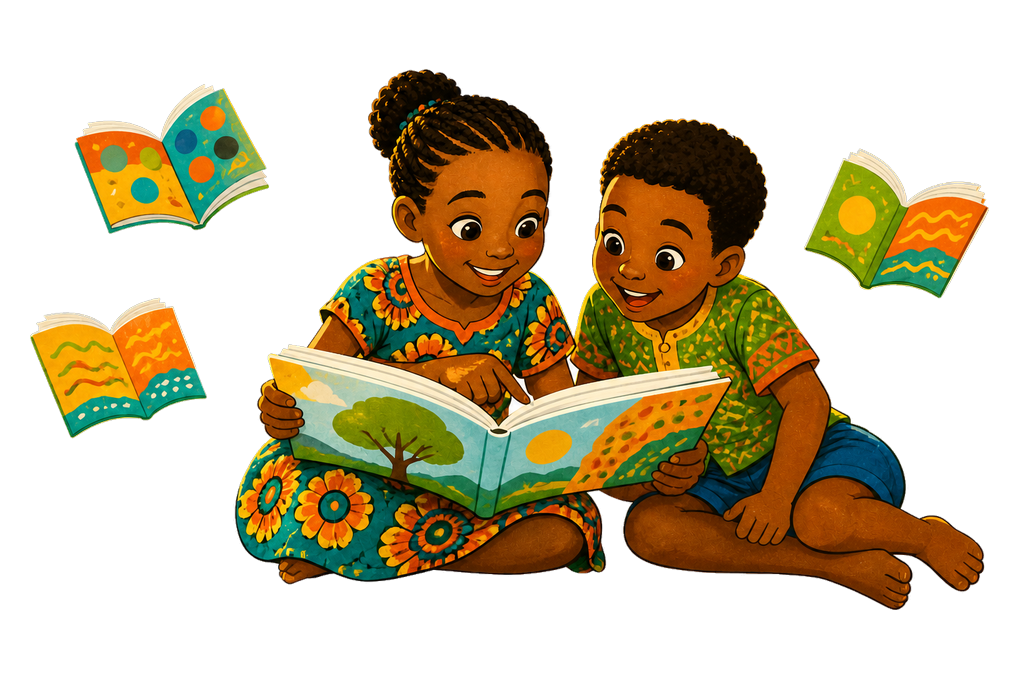
#> input picture assets/images/onboarding/onboarding_read.png, 1020 x 680 px
$ python optimize_png.py
#> lines starting #> are read from the running program, lines starting #| are printed output that depends on the picture
#!/usr/bin/env python3
"""Punguza ukubwa wa PNG za app kwa ajili ya web bundle.

Matumizi:
    python3 tool/optimize_png.py

Huhitaji hoja: orodha ya kazi ipo ndani ya `JOBS` hapa chini.

Kwa nini: taswira za awali zilikuwa 1.4-2.8 MB kila moja (~25 MB jumla),
jambo ambalo lingefanya web bundle kuwa nzito sana kwa mtandao wa Tanzania.
Tunapunguza azimio hadi kile kinachohitajika kwa skrini halisi, kisha
kuhifadhi kwa `optimize=True`.

Inahitaji Pillow: `python3 -m pip install Pillow`.
"""
from __future__ import annotations

from pathlib import Path

from PIL import Image

ROOT = Path(__file__).resolve().parent.parent

# (faili, upana wa lengo) — urefu hufuata uwiano wa picha.
JOBS: list[tuple[str, int]] = [
    # Slide za onboarding — zinaonekana kwa upana wa ~420dp, 900px ni ya kutosha
    # hata kwenye skrini za retina.
    ("assets/images/onboarding/onboarding_read.png", 900),
    ("assets/images/onboarding/onboarding_listen.png", 900),
    ("assets/images/onboarding/onboarding_create.png", 900),
    ("assets/images/onboarding/onboarding_language.png", 900),
    # Kadi za kategoria — kadi ni ndogo (nusu ya skrini).
    ("assets/images/categories/cat_animal_stories.png", 560),
    ("assets/images/categories/cat_morals_wisdom.png", 560),
    ("assets/images/categories/cat_science.png", 560),
    ("assets/images/categories/cat_culture.png", 560),
    ("assets/images/categories/cat_poems_songs.png", 560),
    ("assets/images/categories/cat_safari.png", 560),
    # Hero ya Nyumbani — upana kamili wa skrini.
    ("assets/images/hero_home.png", 1100),
    # Mascot — avatar ndogo (splash + app bar).
    ("assets/images/mascot_lion.png", 420),
]


def main() -> int:
    total_before = total_after = 0
    for rel, width in JOBS:
        path = ROOT / rel
        before = path.stat().st_size

        with Image.open(path) as im:
#> im is the input picture: PIL image 1020x680 RGBA; mean R, G, B, A 52, 40.2, 14.3, 102.4
            im = im.convert("RGB")
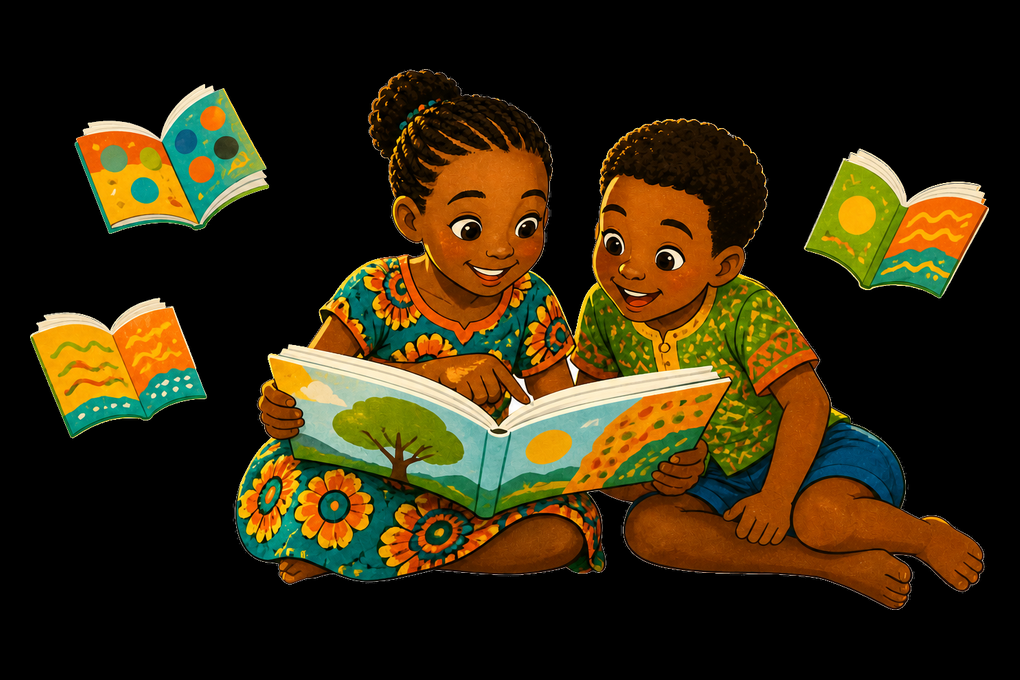
#> im: PIL image 1020x680 RGB; mean R, G, B 52, 40.2, 14.3
            height = round(im.height * width / im.width)
#> height = 600
            resized = im.resize((width, height), Image.LANCZOS)
            # Picha hizi ni flat-vector zenye rangi chache kwa kila eneo;
            # kuweka palette ya rangi 256 hupunguza sana bila kuonekana.
            # Gradients (anga, mionzi ya jua) zinavumilia vizuri kwa dither.
            quantized = resized.quantize(
                colors=256, method=Image.MEDIANCUT, dither=Image.FLOYDSTEINBERG
            )
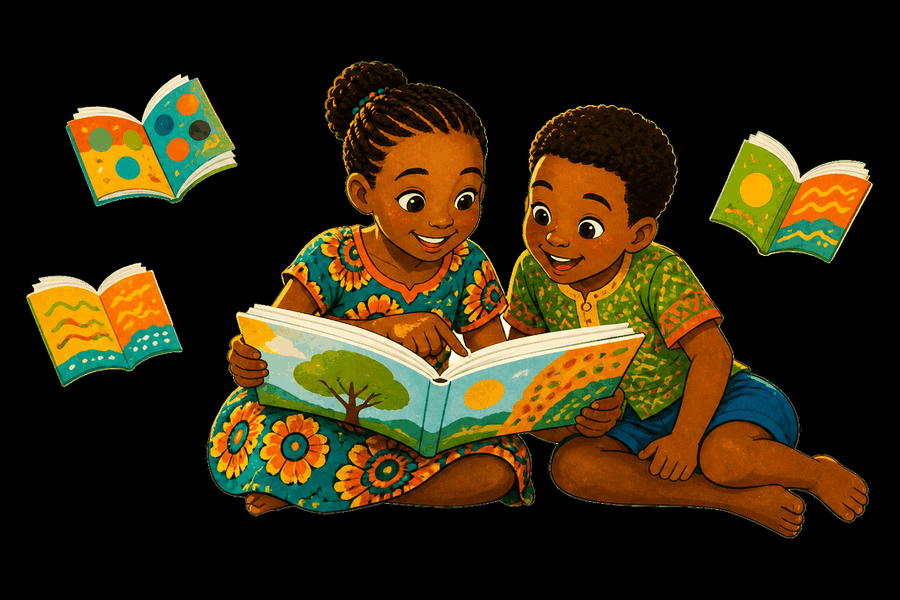
#> quantized: PIL image 900x600 P; mean R, G, B 51.9, 40.3, 14.2
            quantized.save(path, format="PNG", optimize=True)

        after = path.stat().st_size
        total_before += before
        total_after += after
        print(
            f"{Path(rel).name:26s} {width}x{height}  "
            f"{before / 1048576:5.2f}MB -> {after / 1048576:5.2f}MB"
        )
#| onboarding_read.png        900x600   0.62MB ->  0.62MB
#> pass 2 of the loop in main, `for rel, width in JOBS:`:
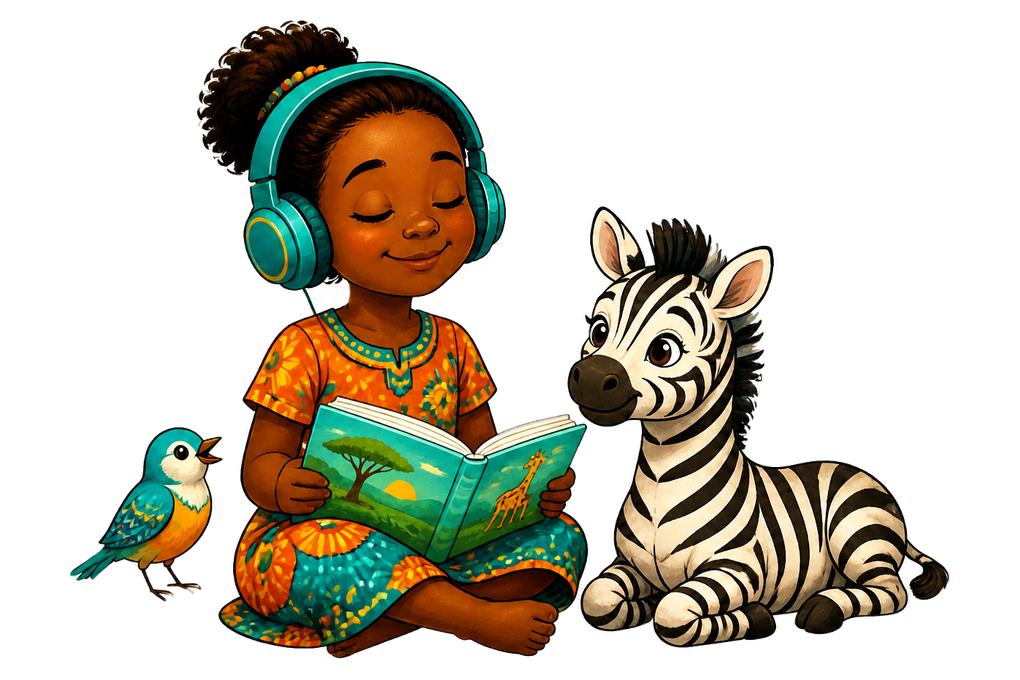
#> input picture assets/images/onboarding/onboarding_listen.png, 1020 x 680 px
#> in main, im is the input picture: PIL image 1020x680 RGBA; mean R, G, B, A 40.4, 36.4, 22.6, 95.6
#> in main, `im = im.convert("RGB")`:
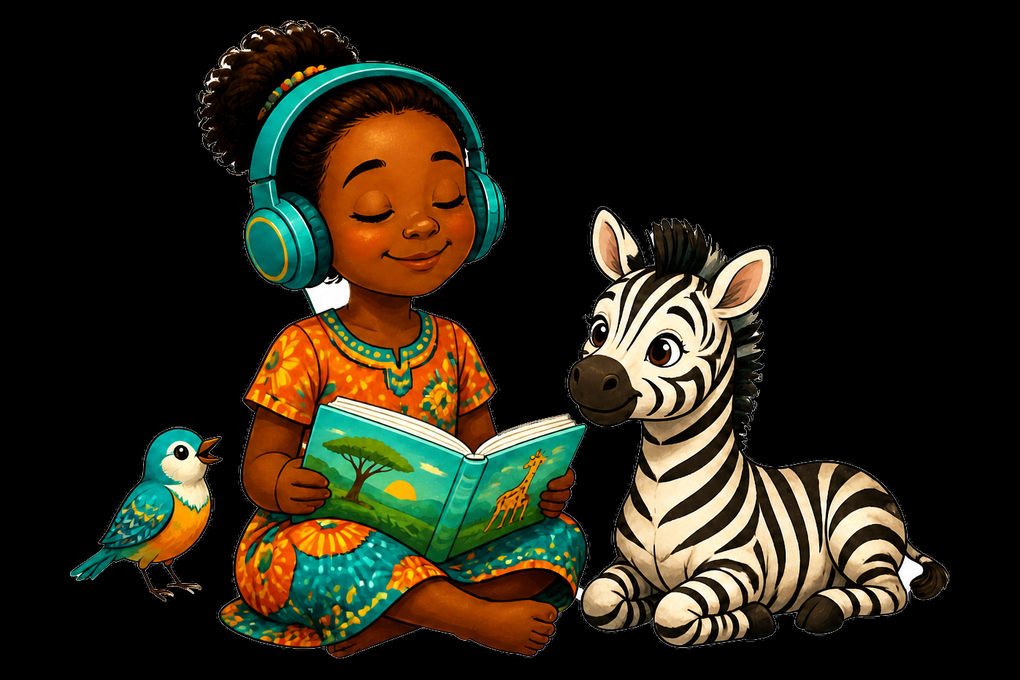
#> im: PIL image 1020x680 RGB; mean R, G, B 40.4, 36.4, 22.6
#> in main, `quantized = resized.quantize( colors=256, method=Image.MEDIANCUT, dith..`:
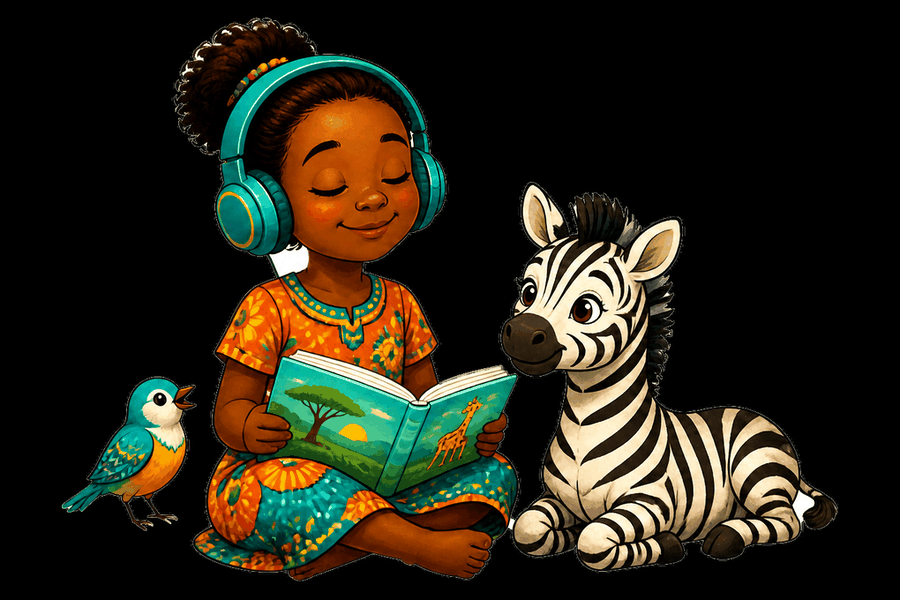
#> quantized: PIL image 900x600 P; mean R, G, B 40.5, 36.4, 22.7
#| onboarding_listen.png      900x600   0.61MB ->  0.61MB
#> pass 3 of the loop in main, `for rel, width in JOBS:`:
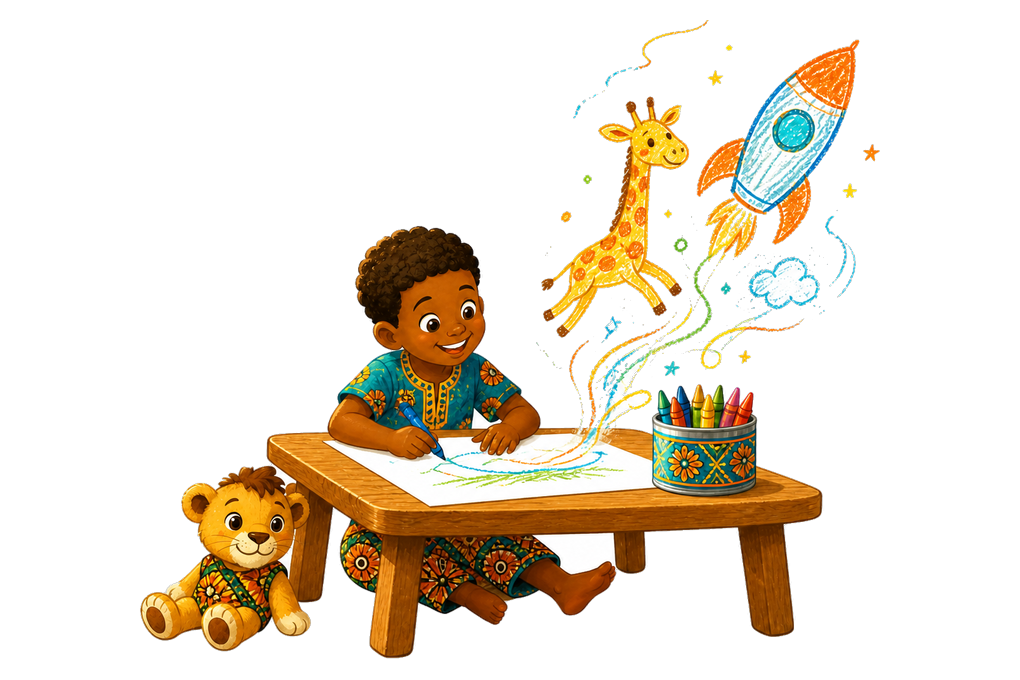
#> input picture assets/images/onboarding/onboarding_create.png, 1020 x 680 px
#> in main, im is the input picture: PIL image 1020x680 RGBA; mean R, G, B, A 40.6, 30.8, 16.4, 60.6
#> in main, `im = im.convert("RGB")`:
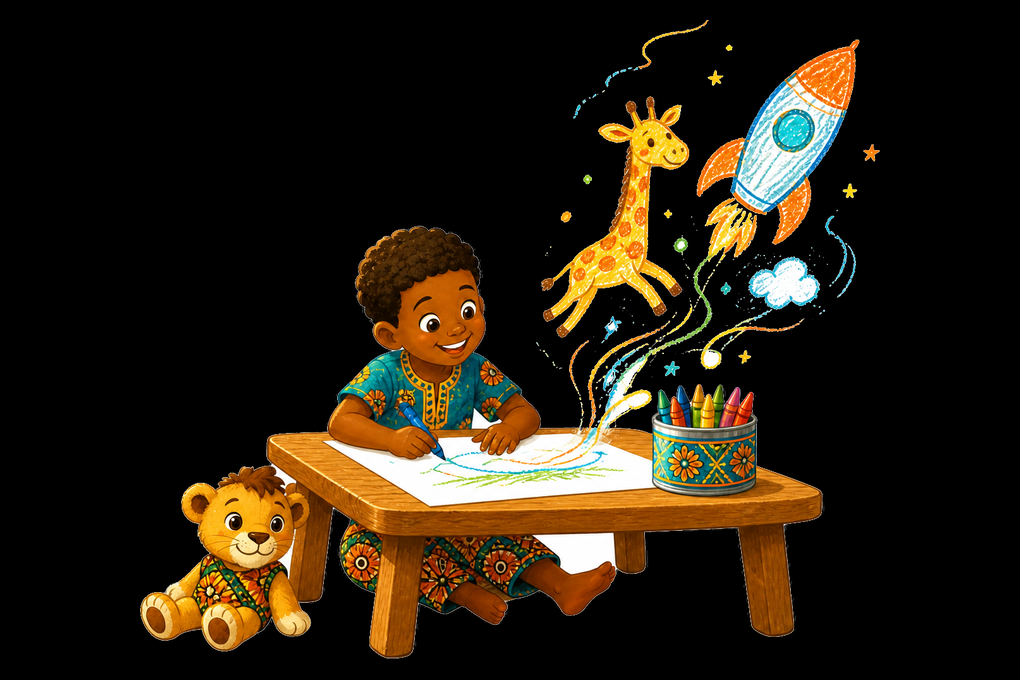
#> im: PIL image 1020x680 RGB; mean R, G, B 40.6, 30.8, 16.4
#> in main, `quantized = resized.quantize( colors=256, method=Image.MEDIANCUT, dith..`:
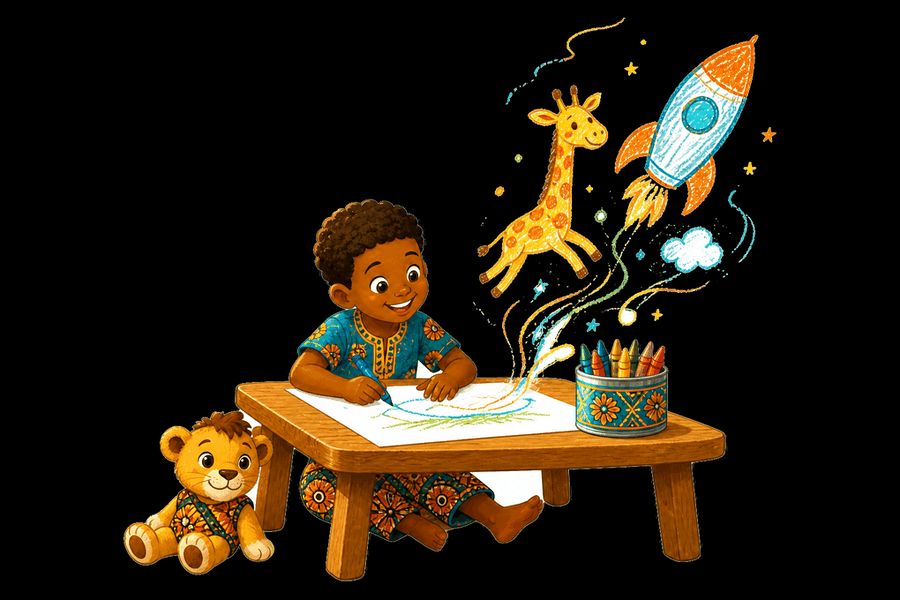
#> quantized: PIL image 900x600 P; mean R, G, B 40.6, 30.8, 16.4
#| onboarding_create.png      900x600   0.46MB ->  0.46MB
#> the loop made 7 passes; the first 3 are shown

    print(
        f"\nJUMLA: {total_before / 1048576:.2f}MB -> "
        f"{total_after / 1048576:.2f}MB "
        f"({total_after / total_before * 100:.0f}%)"
    )
    return 0


if __name__ == "__main__":
#> (the run stopped early here; a loop or call above may not have finished)
